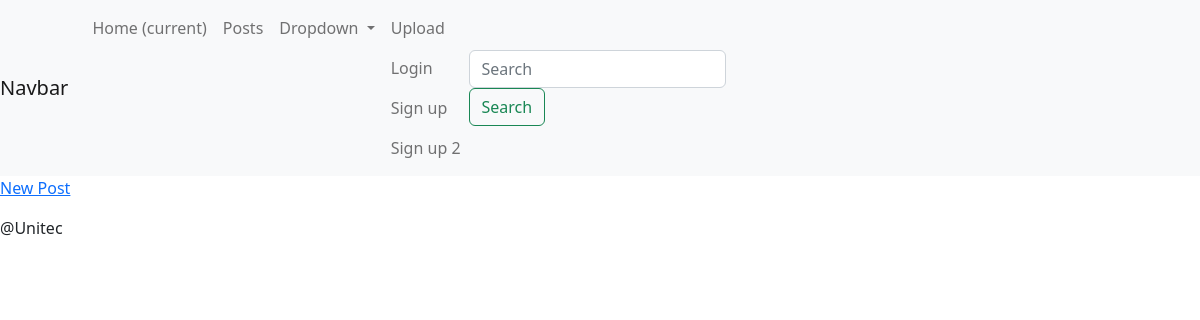
/post/, run on an earlier commit of the app's database.
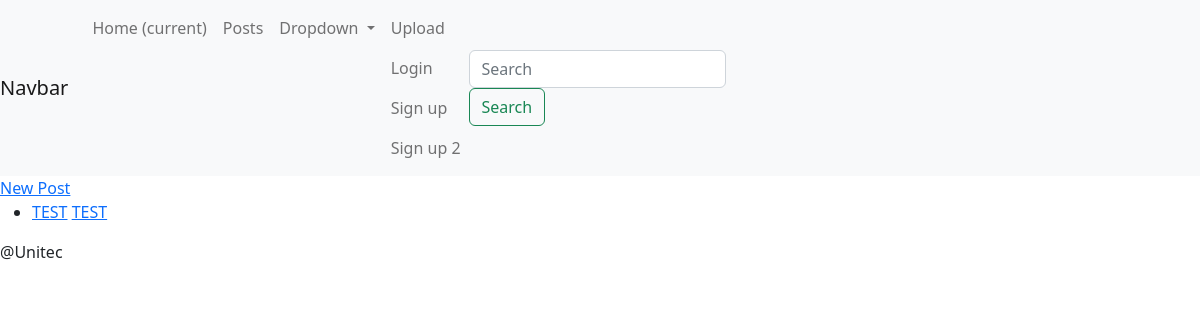
And on a later commit of the database.
### blog/models.py (models this page shows, shortened)
class Post(models.Model):
    title = models.CharField(max_length=200, null=True)
    title_tag = models.CharField(max_length=200, null=True)
    post_image = models.ImageField(blank=True,null=True,upload_to="images/")
    author = models.ForeignKey(User, on_delete=models.CASCADE)
    body = RichTextField(blank=True,null=True)
    post_Date = models.DateField(auto_now_add=True)
    snippet = models.CharField(max_length=200, null=True, blank=True)
    category = models.ForeignKey(Category, on_delete=models.CASCADE)
    likes = models.ManyToManyField(User, related_name="post_like")
    def __str__(self):
        return self.title

class Category(models.Model):
    name = models.CharField(max_length=30)

### blog/views.py (the view)
# urls.py: path("post/",listPosts.as_view(),name="posts"),
class listPosts(ListView):
    model = Post
    template_name = "post_list.html"

### templates/post_list.html (shortened to what this page needs)
{% extends "base.html" %}
{% block content %}
            <a href="{% url 'post-create' %}">New Post</a>
<ul>
{% for post in object_list %}
    <li>
        <a href="{%  url 'post-detail' post.id %}">{{ post }}</a>
        <a href="{% url 'category' post.category.id %}">{{ post.category.name }}</a>
    </li>
{% endfor %}
</ul>
{% endblock %}

What changed in the data, as far as the page shows it:
added Post: title "TEST", category.name "TEST"
